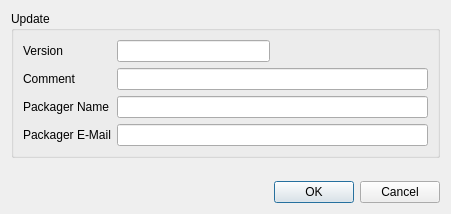
<?xml version="1.0" encoding="UTF-8"?>
<ui version="4.0">
 <class>AddUpdateDialog</class>
 <widget class="QDialog" name="AddUpdateDialog">
  <property name="geometry">
   <rect>
    <x>0</x>
    <y>0</y>
    <width>451</width>
    <height>214</height>
   </rect>
  </property>
  <property name="windowTitle">
   <string>Add Update</string>
  </property>
  <layout class="QGridLayout" name="gridLayout">
   <item row="0" column="0">
    <widget class="QGroupBox" name="gb_update">
     <property name="title">
      <string>Update</string>
     </property>
     <layout class="QGridLayout" name="gridLayout_2">
      <item row="0" column="0">
       <widget class="QLabel" name="lbl_update_version">
        <property name="text">
         <string>Version</string>
        </property>
       </widget>
      </item>
      <item row="0" column="1">
       <widget class="QLineEdit" name="le_update_version"/>
      </item>
      <item row="1" column="0">
       <widget class="QLabel" name="lbl_update_comment">
        <property name="text">
         <string>Comment</string>
        </property>
       </widget>
      </item>
      <item row="1" column="1" colspan="2">
       <widget class="QLineEdit" name="le_update_comment"/>
      </item>
      <item row="2" column="0">
       <widget class="QLabel" name="lbl_packager_name">
        <property name="text">
         <string>Packager Name</string>
        </property>
       </widget>
      </item>
      <item row="2" column="1" colspan="2">
       <widget class="QLineEdit" name="le_packager_name"/>
      </item>
      <item row="3" column="0">
       <widget class="QLabel" name="lbl_packager_email">
        <property name="text">
         <string>Packager E-Mail</string>
        </property>
       </widget>
      </item>
      <item row="3" column="1" colspan="2">
       <widget class="QLineEdit" name="le_packager_email"/>
      </item>
      <item row="0" column="2">
       <spacer name="horizontalSpacer">
        <property name="orientation">
         <enum>Qt::Horizontal</enum>
        </property>
        <property name="sizeHint" stdset="0">
         <size>
          <width>40</width>
          <height>20</height>
         </size>
        </property>
       </spacer>
      </item>
     </layout>
    </widget>
   </item>
   <item row="2" column="0">
    <widget class="QDialogButtonBox" name="buttonBox">
     <property name="orientation">
      <enum>Qt::Horizontal</enum>
     </property>
     <property name="standardButtons">
      <set>QDialogButtonBox::Cancel|QDialogButtonBox::Ok</set>
     </property>
    </widget>
   </item>
   <item row="1" column="0">
    <spacer name="verticalSpacer">
     <property name="orientation">
      <enum>Qt::Vertical</enum>
     </property>
     <property name="sizeHint" stdset="0">
      <size>
       <width>20</width>
       <height>40</height>
      </size>
     </property>
    </spacer>
   </item>
  </layout>
 </widget>
 <resources/>
 <connections>
  <connection>
   <sender>buttonBox</sender>
   <signal>accepted()</signal>
   <receiver>AddUpdateDialog</receiver>
   <slot>accept()</slot>
   <hints>
    <hint type="sourcelabel">
     <x>248</x>
     <y>254</y>
    </hint>
    <hint type="destinationlabel">
     <x>157</x>
     <y>274</y>
    </hint>
   </hints>
  </connection>
  <connection>
   <sender>buttonBox</sender>
   <signal>rejected()</signal>
   <receiver>AddUpdateDialog</receiver>
   <slot>reject()</slot>
   <hints>
    <hint type="sourcelabel">
     <x>316</x>
     <y>260</y>
    </hint>
    <hint type="destinationlabel">
     <x>286</x>
     <y>274</y>
    </hint>
   </hints>
  </connection>
 </connections>
</ui>
